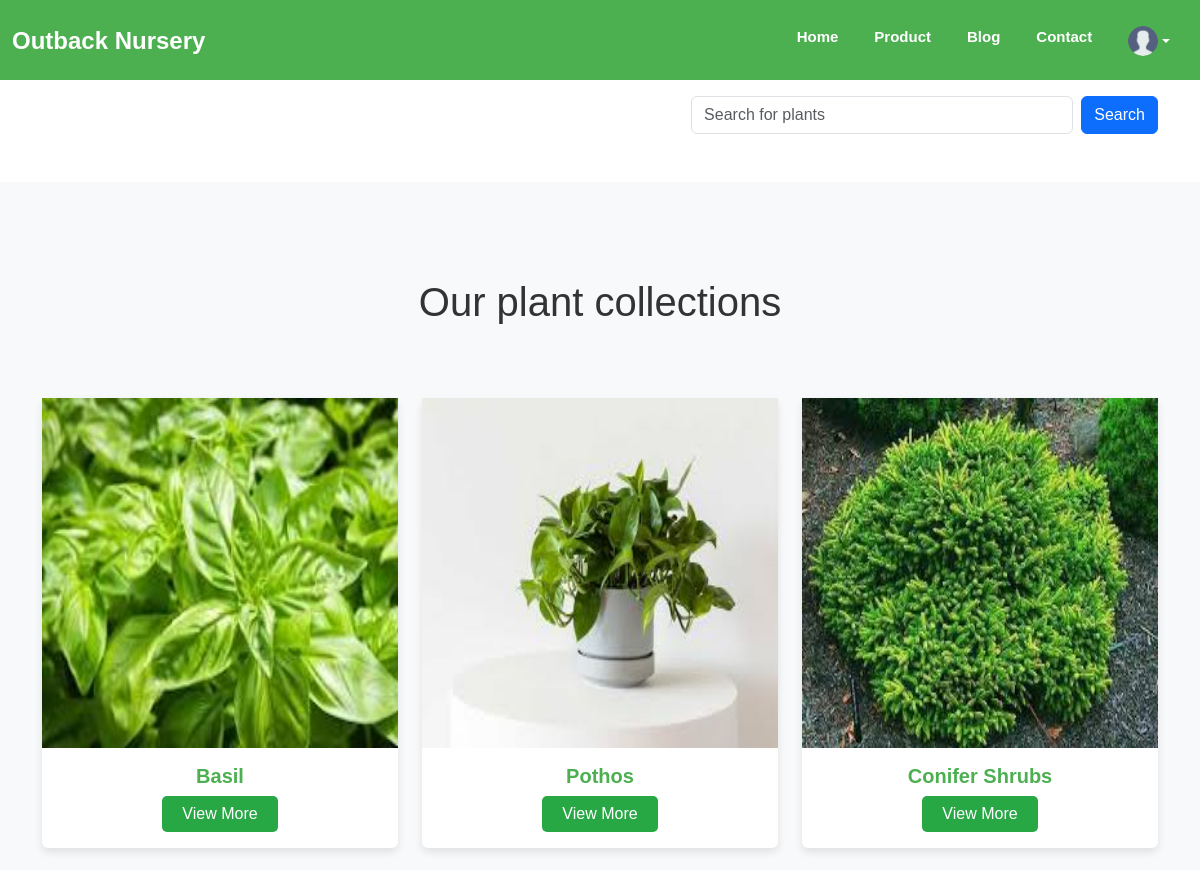
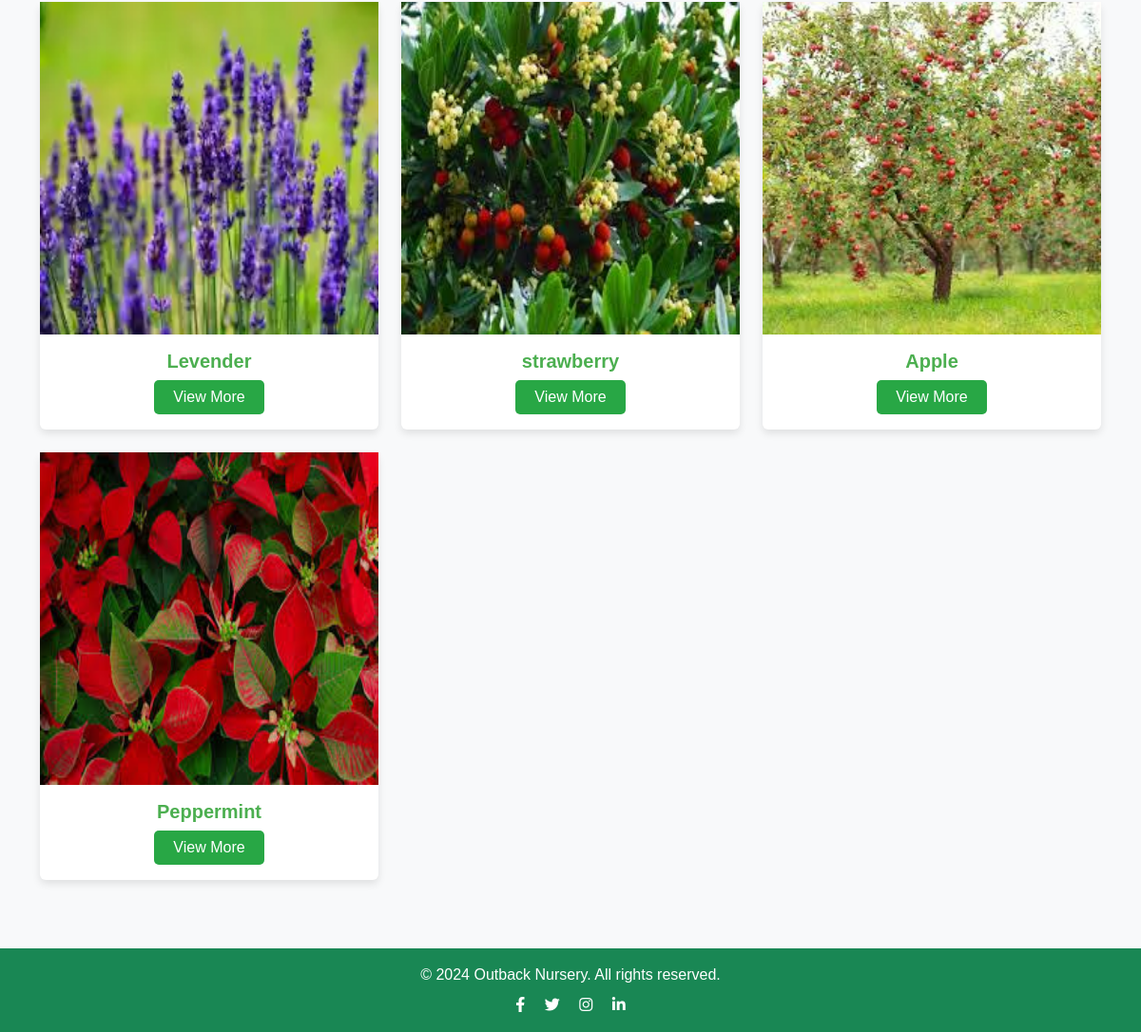
The app's page /product.php (signed in) with its own data (2 pictures, top to bottom).
### tables this page shows
CREATE TABLE `plant` (
  `id` int(11) NOT NULL,
  `name` varchar(255) NOT NULL,
  `description` text DEFAULT NULL,
  `price` float NOT NULL,
  `Category_id` int(11) NOT NULL,
  `image` varchar(255) DEFAULT NULL
);

### product.php (the view, shortened to what this page needs)
<?php
require 'db.php';
$searchQuery = isset($_GET['query']) ? $_GET['query'] : '';
$query = "SELECT * FROM plant";
$result = mysqli_query($conn, $query);
$noResults = mysqli_num_rows($result) === 0;
?>
<!DOCTYPE html>
<html lang="en">
<head>
    <link href="https://cdn.jsdelivr.net/npm/bootstrap@5.3.0/dist/css/bootstrap.min.css" rel="stylesheet">
    <link rel="stylesheet" href="https://cdnjs.cloudflare.com/ajax/libs/font-awesome/6.0.0-beta3/css/all.min.css">
    <link rel="stylesheet" href="style.css">
</head>
<body>
    <header>
        <nav class="navbar navbar-expand-lg navbar-light">
            <div class="container-fluid">
                <a class="navbar-brand" href="#">Outback Nursery</a>
                <div class="collapse navbar-collapse" id="navbarNav">
                    <ul class="navbar-nav ms-auto">
                        <li class="nav-item">
                            <a class="nav-link" href="user_home.php">Home</a>
                        </li>
                        <li class="nav-item">
                            <a class="nav-link" href="product.php">Product</a>
                        </li>
                        <li class="nav-item">
                            <a class="nav-link" href="blog.php">Blog</a>
                        </li>
                        <li class="nav-item">
                            <a class="nav-link" href="contact.php">Contact</a>
                        </li>
                        <li class="nav-item dropdown">
                            <a class="nav-link dropdown-toggle d-flex align-items-center" href="#" id="navbarDropdown" role="button" data-bs-toggle="dropdown" aria-expanded="false">
                                <img src="image/user.png" alt="Profile" class="rounded-circle" width="30" height="30">
                            </a>
                        </li>
                    </ul>
                </div>
            </div>
        </nav>
    </header>
<section class="search">
    <div class="container mt-5 pt-5">
        <div class="row">
            <div class="col-md-6 offset-md-6">
                <form class="d-flex justify-content-end" action="#" method="GET">
                    <input class="form-control me-2" type="search" placeholder="Search for plants" aria-label="Search" name="query" style="width: 70%;" value="<?php echo htmlspecialchars($searchQuery); ?>">
                    <button class="btn btn-primary" type="submit">Search</button>
                </form>
            </div>
        </div>
    </div>
</section>
<section class="product-grid py-5 products mt-5 pt-5 py-5">
    <h1 class="text-center mb-4 py-5">Our plant collections</h1>
    <div class="container">
        <div class="row">
            <?php
            if (!$noResults) {
                while ($plant = mysqli_fetch_assoc($result)) {
                    $plantId = $plant['id'];
                    ?>
                    <div class="col-md-4 mb-4 plant-card" id="plant-<?php echo $plantId; ?>">
                        <div class="card text-center">
                            <img src="<?php echo $plant['image']; ?>" alt="Plant Image" class="product-image">
                            <div class="card-body">
                                <h3 class="card-title"><?php echo $plant['name']; ?></h3>
                                <button class="btn btn-primary add-to-cart">
                                    <a href="product_detail.php?product_id=<?php echo $plantId; ?>">View More</a>
                                </button>
                            </div>
                        </div>
                    </div>
                    <?php
                }
            }
            ?>
        </div>
    </div>
</section>
<footer class="text-white bg-success py-3">
        <div class="container text-center">
            <p class="mb-2">&copy; 2024 Outback Nursery. All rights reserved.</p>
            <div>
                <a href="#" class="text-white me-3"><i class="fab fa-facebook-f"></i></a>
                <a href="#" class="text-white me-3"><i class="fab fa-twitter"></i></a>
                <a href="#" class="text-white me-3"><i class="fab fa-instagram"></i></a>
                <a href="#" class="text-white"><i class="fab fa-linkedin-in"></i></a>
            </div>
        </div>
    </footer>
</body>
</html>

### style.css (style rules this page uses)
body { font-family: Arial, sans-serif; margin: 0; padding: 0; box-sizing: border-box; color: #333; }
header { background-color: #4CAF50; padding: 10px 0; width: 100%; position: fixed; height: 80px; top: 0; z-index: 1000; }
a { text-decoration: none; }
.navbar { max-width: 1200px; margin: 0 auto; }
.navbar-brand { font-weight: bold; color: white; font-size: 1.5rem; }
.nav-link { color: white !important; font-weight: bold; font-size: 15px; margin: 0 10px; transition: color 0.3s ease; }
.products { background-color: #f8f9fa; }
.card { border: none; box-shadow: 0 4px 8px rgba(0, 0, 0, 0.1); transition: transform 0.3s ease; }
.card img { height: 350px; }
.card-title { font-size: 1.25rem; font-weight: bold; color: #4CAF50; }
.add-to-cart { background-color: #28a745; border: none; padding: 10px 20px; border-radius: 5px; font-size: 16px; transition: background-color 0.3s ease; display: inline-block; }
.add-to-cart a { color: white; text-decoration: none; display: block; height: 100%; width: 100%; line-height: 1; }

### records on screen
plant: image (picture), name "Basil"
plant: image (picture), name "Pothos"
plant: image (picture), name "Conifer Shrubs"
plant: image (picture), name "Levender"
plant: image (picture), name "strawberry"
plant: image (picture), name "Apple"
plant: image (picture), name "Peppermint"
